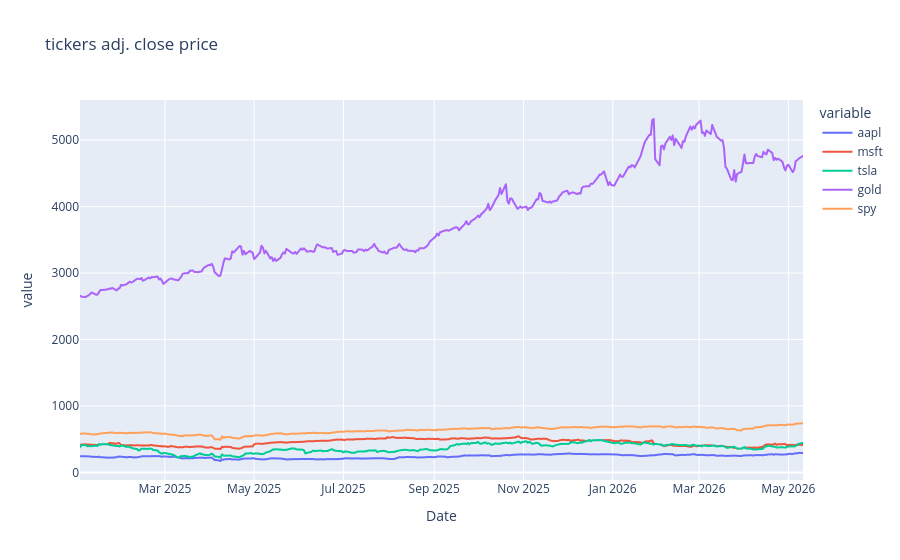

Notebook source saved alongside this figure:
### Code cell
px.line(data_frame=df, title='tickers adj. close price')

### Figure 1 — Plotly figure (JSON) as saved in the notebook; plotly's stock layout.template omitted (floating-point values rounded to 4 significant figures; data arrays with more than 128 entries replaced by an {"elided": "..."} marker saying what was removed)
{"data": [{"hovertemplate": "variable=aapl<br>Date=%{x}<br>value=%{y}<extra></extra>", "legendgroup": "aapl", "line": {"color": "#636efa", "dash": "solid"}, "marker": {"symbol": "circle"}, "mode": "lines", "name": "aapl", "showlegend": true, "type": "scattergl", "x": {"elided": "339 str values"}, "xaxis": "x", "y": {"elided": "339 float values"}, "yaxis": "y"}, {"hovertemplate": "variable=msft<br>Date=%{x}<br>value=%{y}<extra></extra>", "legendgroup": "msft", "line": {"color": "#EF553B", "dash": "solid"}, "marker": {"symbol": "circle"}, "mode": "lines", "name": "msft", "showlegend": true, "type": "scattergl", "x": {"elided": "339 str values"}, "xaxis": "x", "y": {"elided": "339 float values"}, "yaxis": "y"}, {"hovertemplate": "variable=tsla<br>Date=%{x}<br>value=%{y}<extra></extra>", "legendgroup": "tsla", "line": {"color": "#00cc96", "dash": "solid"}, "marker": {"symbol": "circle"}, "mode": "lines", "name": "tsla", "showlegend": true, "type": "scattergl", "x": {"elided": "339 str values"}, "xaxis": "x", "y": {"elided": "339 float values"}, "yaxis": "y"}, {"hovertemplate": "variable=gold<br>Date=%{x}<br>value=%{y}<extra></extra>", "legendgroup": "gold", "line": {"color": "#ab63fa", "dash": "solid"}, "marker": {"symbol": "circle"}, "mode": "lines", "name": "gold", "showlegend": true, "type": "scattergl", "x": {"elided": "339 str values"}, "xaxis": "x", "y": {"elided": "339 float values"}, "yaxis": "y"}, {"hovertemplate": "variable=spy<br>Date=%{x}<br>value=%{y}<extra></extra>", "legendgroup": "spy", "line": {"color": "#FFA15A", "dash": "solid"}, "marker": {"symbol": "circle"}, "mode": "lines", "name": "spy", "showlegend": true, "type": "scattergl", "x": {"elided": "339 str values"}, "xaxis": "x", "y": {"elided": "339 float values"}, "yaxis": "y"}], "layout": {"legend": {"title": {"text": "variable"}, "tracegroupgap": 0}, "title": {"text": "tickers adj. close price"}, "xaxis": {"anchor": "y", "domain": [0, 1], "title": {"text": "Date"}}, "yaxis": {"anchor": "x", "domain": [0, 1], "title": {"text": "value"}}}}
